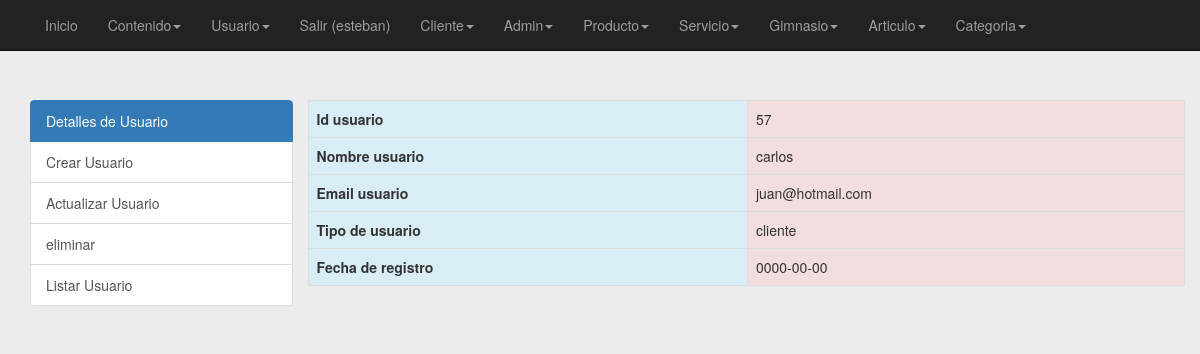
The page /index.php?controller=usuario&action=visualizar&id_usuario=57 (signed in) on the database its author committed.
### tables this page shows
CREATE TABLE IF NOT EXISTS `usuario` (
  `id_usuario` int(11) NOT NULL,
  `nombre` varchar(60) NOT NULL,
  `email` varchar(50) NOT NULL,
  `contrasenna` varchar(30) NOT NULL,
  `tipousuario` varchar(40) NOT NULL,
  `fecha_registro` date NOT NULL,
  `estado` tinyint(1) NOT NULL
);

### core/ControladorBase.php (called while the page is built, shortened)
<?php
class ControladorBase{
    protected $layout="/cms_layout";
    public function __construct() {
        require_once 'Conectar.php';
        require_once 'EntidadBase.php';
    }
    public function view($vista,$datos=null){
        require_once 'core/AyudaVistas.php';
        $helper=new AyudaVistas();
        require_once 'view/layouts'.$this->layout.'.php';
    }
}

### index.php (called while the page is built, shortened)
<?php
require_once 'core/ControladorBase.php';
require_once 'core/ControladorFrontal.func.php';
if(isset($_GET["controller"])){
    $controllerObj=cargarControlador($_GET["controller"]);
}else{
    $controllerObj=cargarControlador(CONTROLADOR_DEFECTO);
}
lanzarAccion($controllerObj);
?>

### core/Conectar.php (called while the page is built)
<?php
class Conectar{
 private $driver;
 private $host, $user, $pass, $database, $charset;
 public function  __construct(){
    $db_cfg=  require_once 'config/database.php';
    $this-> driver = $db_cfg["driver"];
    $this-> host = $db_cfg["host"];
    $this-> user = $db_cfg["user"];
    $this->pass =$db_cfg["pass"];
    $this->database=$db_cfg["database"];
    $this->charset=$db_cfg["charset"];
}
public function conexion(){
   if ($this->driver=="mysql" || $this->driver==null){
       $con=new mysqli($this->host, $this->user, $this->pass, $this->database);
       $con->query("SET NAMES' ".$this->charset."'");
   }
   return $con;
}
}

### config/database.php (called while the page is built)
<?php
return array(
    "driver"    =>"mysql",
    "host"      =>"localhost",
    "user"      =>"root",
    "pass"      =>"",
    "database"  =>"gym",
    "charset"   =>"utf8"
);
?>

### model/Usuario.php (called while the page is built, shortened)
<?php
class Usuario extends EntidadBase{
    public function __construct($adapter) {
        $table="usuario";
    }
}

### core/EntidadBase.php (called while the page is built, shortened)
<?php
class EntidadBase{
    private $table;
    private $db;
    public function __construct($table, $adapter){
        $this->table=(string) $table;
        $this->db = $adapter;
    }
   public function getById($id,$primaryKey){
       $query=$this->db->query("SELECT * FROM $this->table WHERE ". $primaryKey. "=" .$id);
       $resultSet=null;
       if($row=$query->fetch_object()){
          $resultSet=$row;
      }
      return $resultSet;
    }
}

### core/AyudaVistas.php (called while the page is built)
<?php
class AyudaVistas{
    public function url($controlador=CONTROLADOR_DEFECTO,$accion=ACCION_DEFECTO){
        $urlString="index.php?controller=".$controlador."&action=".$accion;
        return $urlString;
    }
}
?>

### view/Usuario/view.php (the view, shortened to what this page needs)
    <div class="container">
<br>
<div class="row">
<div class="col-md-3">
<ul class="list-group">
    <?php
if  ($usuario){?>
    <a href="#" class="list-group-item active"> Detalles de Usuario</a>
  <a href="<?php echo $helper->url("usuario","crearUsuario"); ?>" class="list-group-item "> Crear  Usuario</a>
  <a href="<?php echo $helper->url("usuario","modificarUsuario"); ?>&id_usuario=<?php echo $usuario->id_usuario; ?>" class="list-group-item "> Actualizar  Usuario</a>
   <a href="<?php echo $helper->url("usuario","borrarUsuario"); ?>&id_usuario=<?php echo $user->id_usuario; ?>" class="list-group-item" href="#"  data-toggle="modal" data-target="#myModal">eliminar </a>
  <a href="<?php echo $helper->url("usuario","admin"); ?>" class="list-group-item ">Listar Usuario</a>
</ul>
</div>
<div class="table-responsive">
<table class="table tale-striped table-bordered table-hover">
  <tr>
    <th class="info">Id usuario</th>
    <td class="danger"> <?php echo $usuario->id_usuario; ?></td>
    </tr>
  <tr>
      <th class="info">Nombre usuario</th>
    <td class="danger"> <?php echo $usuario->nombre; ?></td>
    </tr>
    <tr>
      <th class="info">Email usuario</th>
    <td class="danger"> <?php echo $usuario->email; ?></td>
    </tr>
    <tr>
      <th class="info">Tipo de usuario</th>
    <td class="danger"> <?php echo $usuario->tipousuario ?></td>
    </tr>
    <tr>
      <th class="info">Fecha de registro</th>
    <td class="danger"> <?php echo $usuario->fecha_registro; ?></td>
    </tr>
<?php } ?>

### css/template.css (style rules this page uses)
body { background: #ececec; }

### rows shown on the page
usuario: id_usuario "57", nombre "carlos", email "juan@hotmail.com", tipousuario "cliente", fecha_registro "0000-00-00"

### other values the page prints
$_SESSION["nombre"] "esteban"
